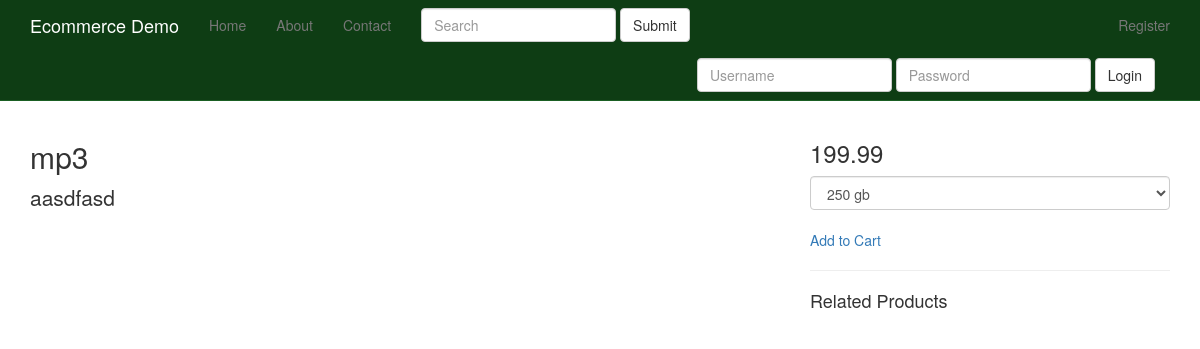
The app's page /products/2 with its own data.
### products/models.py (models this page shows, shortened)
class Product(models.Model):
	title = models.CharField(max_length=120)
	description = models.TextField(blank=True, null=True)
	price = models.DecimalField(decimal_places = 2, max_digits = 20)
	active = models.BooleanField(default=True)
	objects = ProductManager()

### products/views.py (the view)
# urls.py: url(r'^(?P<pk>\d+)', ProductDetailView.as_view(), name='product_detail'),
class ProductDetailView(DetailView):
	model = Product

### products/models.py (called while the page is built)
	def active(self):
		return self.filter(active=True)

	def get_queryset(self):
		return ProductQuerySet(self.model, using=self._db)

	def all(self, *args, **kwargs):
		return self.get_queryset().active()

	def __unicode__(self):
		return self.title

### products/templates/products/product_detail.html (shortened to what this page needs)
{% extends "base.html" %}
{% block content %}
<div class='row'>
<div class='col-sm-8'>
<h2>{{object.title}}</h2>
<p class='lead'>
{{ object.description}}
</div>
<div class='col-sm-4'>
<h3>{{object.price}}</h3>
{% if object.variation_set.count > 1%}
<select class='form-control'>
{% for vari_obj in object.variation_set.all %}
<option value="{{ vari_obj.id }}">{{ vari_obj}}</option>
{% endfor %}
</select>
{% endif%}
<br/>
<a href="#">Add to Cart </a>
<br/>
<hr/>
<h4> Related Products </h4>
</div>
</div>
{% endblock %}

### static_in_pro/our_static/css/navbar-static-top.css (style rules this page uses)
body { min-height: 1000px; }

### records on screen
Product: title "mp3", description "aasdfasd", price "199.99"

### other values on screen
form field value "250 gb"
